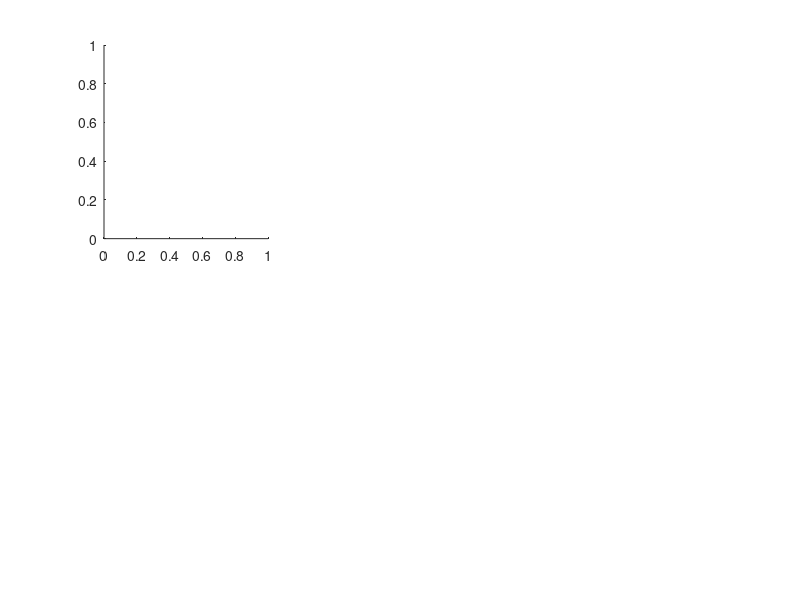

The MATLAB script that drew this image: (Note: this script raises an error after producing the figure.)
% Debug
figure('Position', [0.5 0.5 1280 240])
for ss = 1:3
    subplot(2,3,ss)
    hold on
    ARC_scatterDensity(t_score_mat1{ss,3}(:,1),t_score_mat2{ss,3}(:,1))
    xlabel('Old RSA')
    ylabel('New RSA')
    title(sprintf('RSA val+ OFC Sub: %02d',ss))

    subplot(2,3,ss+3)
    hold on
    ARC_scatterDensity(t_score_mat1{ss,3}(:,2),t_score_mat2{ss,3}(:,2))
    xlabel('Old RSA')
    ylabel('New RSA')
    title(sprintf('RSA val- OFC Sub: %02d',ss))
end


thr1 = 1.98;
thr2 = 1.98;
figure('Position', [0.5 0.5 1280 240])
edge = [0:0.5:20];
for ss = 1:3
    thr = tinv(0.90,size(t_score_mat1{s,3},1));
    pospop1 = and(t_score_mat1{s,3}(:,1)>thr1,t_score_mat1{s,3}(:,2)<thr);
    negpop1 = and(t_score_mat1{s,3}(:,2)>thr2,t_score_mat1{s,3}(:,1)<thr);

    % thr1 = 1.65;
    % thr2 = 1.65;
    % pospop2 = and(t_score_mat2{s,3}(:,1)>thr1,t_score_mat2{s,3}(:,2)<thr);
    % negpop2 = and(t_score_mat2{s,3}(:,2)>thr2,t_score_mat2{s,3}(:,1)<thr);

    subplot(2,3,ss)
    hold on
    histogram(t_score_mat1{s,3}(pospop1,1),edge)
    histogram(t_score_mat2{s,3}(pospop1,1),edge)
    title(sprintf('RSA val+ OFC Sub: %02d',ss))

    subplot(2,3,ss+3)
    hold on
    histogram(t_score_mat1{s,3}(negpop1,2),edge)
    histogram(t_score_mat2{s,3}(negpop1,2),edge)
    title(sprintf('RSA val- OFC Sub: %02d',ss))
end